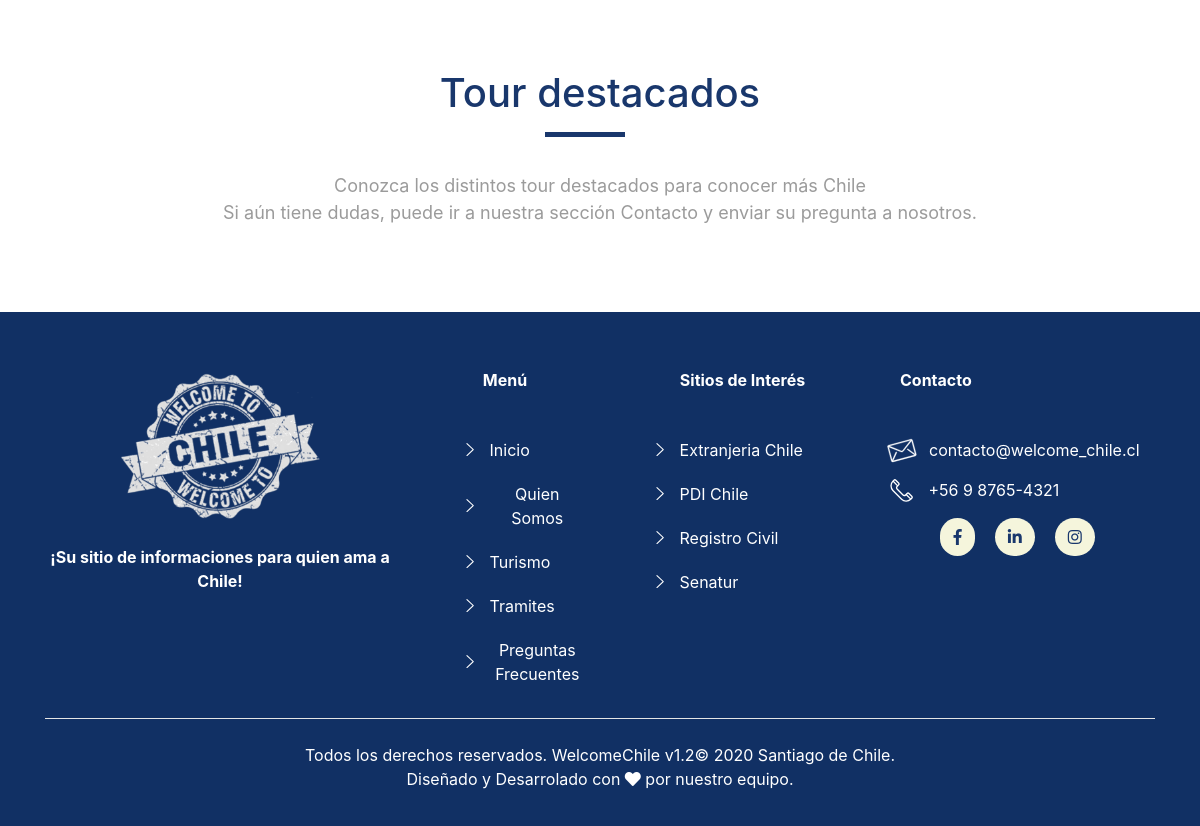
The page /turismo (lower part) on the database as committed earlier.
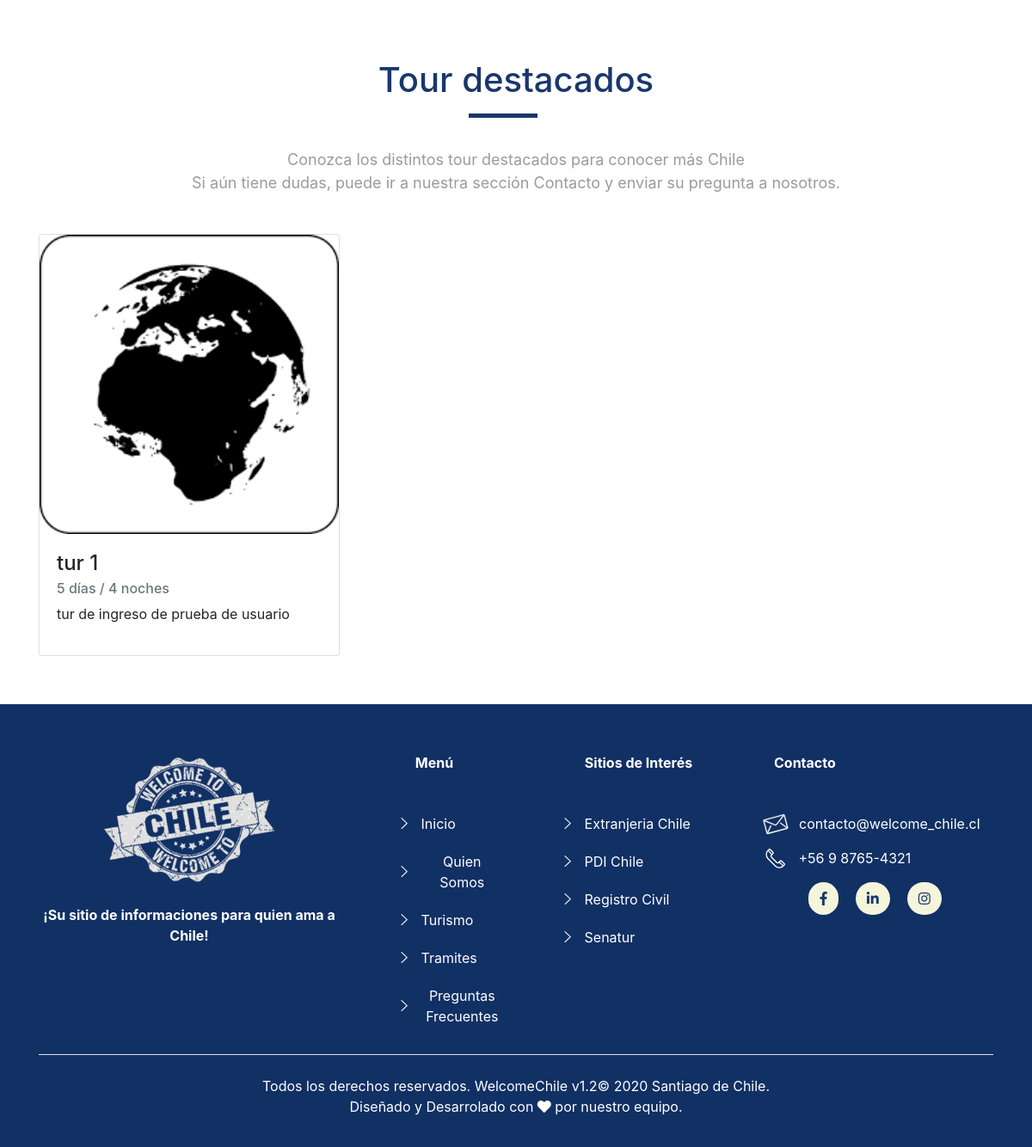
The same page on the database as committed later.
### turismo/models.py (models this page shows, shortened)
class Package(models.Model):
     title= models.CharField(max_length = 100, verbose_name = "Titulo")
     duration = models.CharField(max_length = 100, verbose_name = "Duracion")
     description = models.TextField(verbose_name = "Descripcion")
     imag = models.ImageField(verbose_name= "Imagen",upload_to='packages')
     created = models.DateTimeField(auto_now_add = True, verbose_name= "Fecha Creacion")
     updated = models.DateTimeField(auto_now = True, verbose_name= "Fecha Actualizacion")
     creator = models.ForeignKey(User,verbose_name="Creador", on_delete=models.CASCADE)
     class Meta:
        verbose_name = "Paquete"
        verbose_name_plural = "Paquetes"
        ordering = ['-updated','-created']

### turismo/views.py (the view)
# urls.py: path('turismo',turismo_views.turismo, name='turismo'),
def turismo(request):
    packages = Package.objects.all()
    return render(request,"turismo/turismo.html",{'packages':packages})

### turismo/templates/turismo/turismo.html (shortened to what this page needs)
{% extends 'core/base.html' %}
{% block Carrucel %}
    {% load static %}
{% endblock %}
{% block subtitle %} Tour destacados{% endblock %}
{% block parrafo %} Conozca los distintos tour destacados para conocer más Chile<br>
Si aún tiene dudas, puede ir a nuestra sección Contacto y enviar su pregunta a nosotros. {% endblock %}
 {% block content %}
    <div class="row">
    {% for paquete in packages %}
                <div class="col-md-4 mt-2 mb-2">
                    <div class="card">
                        <img class="card-img-top" src="{{paquete.imag.url}}" alt="Imagen" style="width:100%">
                        <div class="card-body">
                            <h4 class="card-title">{{paquete.title}}</h4>
                            <h6 class="card-subtitle text-muted mb-2">{{paquete.duration}}</h5>
                            <p class="card-text">{{paquete.description}}</p>
                        </div>
                    </div>
                </div>
    {% endfor %}
    </div>
 {% endblock %}

### core/templates/core/base.html (shortened to what this page needs)
<!DOCTYPE html>
<html lang="es-cl">
<head>
    {% load static %}
    <link rel="stylesheet" href="https://stackpath.bootstrapcdn.com/bootstrap/4.5.2/css/bootstrap.min.css">
    <link rel="stylesheet" href="https://use.fontawesome.com/releases/v5.6.3/css/all.css">
    <link rel="stylesheet" href="{% static 'core/css/styles.css' %}">
</head>
<body>
    <header id ="header" class="header_per">
        <section id="contenido">
        <div class="container">
            <h1 class="text-center text-blue mt-7"> {% block subtitle %} {% endblock %}  </h1>
            <p class="text-center text-grey font-18 mt-2">
                {% block parrafo %} {% endblock %}
            </p>
        </div>
    </section>
    </header>
<section id="contenido">
    <div class="container">
        {% block content %} {% endblock %}
    </div>
</section>
<br>
<br>
    <footer id="footer">
        <div class="container">
            <div class="row mt-9 ">
                <div class="col-lg-4 col-md-12 text-center animated-float">
                    <img src="{% static 'core/img/logo-blanco.png' %}" alt="" height="150px" class="mt-4">
                    <p class="text-white text-center bold mt-4"> ¡Su sitio de informaciones para quien ama a Chile!
                    </p>
                </div>
                <div class="col-lg-2 col-md-6 justify-content-center text-center">
                    <h6 class="text-white font-20 bold mt-4">Menú</h6>
                    <ul class="mt-5">
                        <li>
                            <img src="{% static 'core/img/icon-footer.svg' %}" class="icon-footer-list">
                            <a href="{% url 'home' %}">Inicio</a>
                        </li>
                        <li>
                            <img src="{% static 'core/img/icon-footer.svg' %}" class="icon-footer-list">
                            <a href="{% url 'quiensomos' %}">Quien Somos </a>
                        </li>
                        <li>
                            <img src="{% static 'core/img/icon-footer.svg' %}" class="icon-footer-list">
                            <a href="{% url 'turismo' %}">Turismo</a>
                        </li>
                        <li>
                            <img src="{% static 'core/img/icon-footer.svg' %}" class="icon-footer-list">
                            <a href="{% url 'tramites' %}">Tramites </a>
                        </li>
                        <li>
                            <img src="{% static 'core/img/icon-footer.svg' %}" class="icon-footer-list">
                            <a href="{% url 'preguntas' %}">Preguntas Frecuentes</a>
                        </li>
                    </ul>
                </div>
                <div class="col-lg-3 col-md-6 menu-top-resp text-center plr-2 pd-tablet justify-content-center">
                    <h6 class="text-white font-20 bold mt-4">Sitios de Interés</h6>
                    <ul class="mt-5">
                        <li>
                            <img src="{% static 'core/img/icon-footer.svg' %}" class="icon-footer-list">
                            <a target="_blank" href="https://www.extranjeria.gob.cl/">Extranjeria Chile </a>
                        </li>
                        <li>
                            <img src="{% static 'core/img/icon-footer.svg' %}" class="icon-footer-list">
                            <a target="_blank" href="https://www.pdichile.cl/instituci%C3%B3n/unidades/migraciones">PDI Chile </a>
                        </li>
                        <li>
                          <img src="{% static 'core/img/icon-footer.svg' %}" class="icon-footer-list">
                          <a target="_blank" href="https://www.registrocivil.cl/">Registro Civil</a>
                      </li>
                      <li>
                          <img src="{% static 'core/img/icon-footer.svg' %}" class="icon-footer-list">
                          <a target="_blank" href="https://www.sernatur.cl/">Senatur </a>
                      </li>
                    </ul>
                </div>
                <div class="col-lg-3 col-md-12 mt-8 plr-2 ">
                    <h6 class="text-white font-20 bold mt-4">
                        <a href="{% url 'contacto' %}" class="text-white font-20">Contacto</a></h6>
                    <div class="row justify-tablet mt-5">
                        <img src="{% static 'core/img/Icon-Contacto-Email–Blanco.svg' %}" alt="" class="icon-home-contact">
                        <p class="text-white font-15 lighter">contacto@welcome_chile.cl</p>
                    </div>
                    <div class="row justify-tablet ">
                        <img src="{% static 'core/img/Icon-Contacto-Telefono–Blanco.svg' %}" alt="" class="icon-home-contact">
                        <p class="text-white font-15 lighter">+56 9 8765-4321</p>
                    </div>
                    <div class="row mt-8 justify-content-center">
                        <a href=""><i class="fab fa-facebook-f  icon-social"></i> </a>
                        <a href=""><i class="fab fa-linkedin-in  icon-social"></i></a>
                        <a href=""><i class="fab fa-instagram icon-social"></i></a>
                    </div>
                </div>
            </div>
            <hr style="background-color: #FFF;">
            <div class="row mt-4 d-flex align-items-center">
              <div class="col-lg-12 text-center ">
                <div class="copyright text-whit lighter font-15 text-white">
                  Todos los derechos reservados. WelcomeChile v1.2&copy;  2020 Santiago de Chile.
                </div>
                <div class="text-whit lighter font-15 text-white">
                  Diseñado y Desarrolado con  <i class="fas fa-heart"></i>  por nuestro equipo.
                </div>
              </div>
            </div>
        </div>
    </footer>
</body>
</html>

### core/static/core/css/styles.css (style rules this page uses)
.header_per { background-color: transparent; color: darkblue; padding: 20px; }
.bold { font-weight: bold; }
.text-blue { color: #19376c; }
.text-grey { color: #9b9b9b; }
.font-18 { font-size: 18px; }
.mt-7 { margin-top: 70px; }
#contenido h1::after { content: ' '; width: 80px; height: 5px; background-color: #19376c; display: block; margin-left: 45%; margin-top: 15px; margin-bottom: 35px; }
a { color: #19376c; }
#header { z-index: 997; transition: all 0.5s; padding: 22px 0; }
#footer { background-color: #113064; padding: 35px 10px; }
#footer ul li { align-items: center; display: flex; margin-top: 20px; list-style-type: none; color: #FFF; }
#footer ul li a { color: #FFF; }
.icon-footer-list { height: 17px; padding-right: 15px; }
.icon-home-contact { height: 25px; margin-right: 10px; }
.icon-social { margin-right: 20px; background-color: beige; border-radius: 30px; padding: 11px 13px; }
.animated-float { animation: up-down 2s ease-in-out infinite alternate-reverse both; }

Rows that differ between the two databases and show on the page:
added Package: imag (picture), title "tur 1", duration "5 días / 4 noches", description "tur de ingreso de prueba de usuario"
